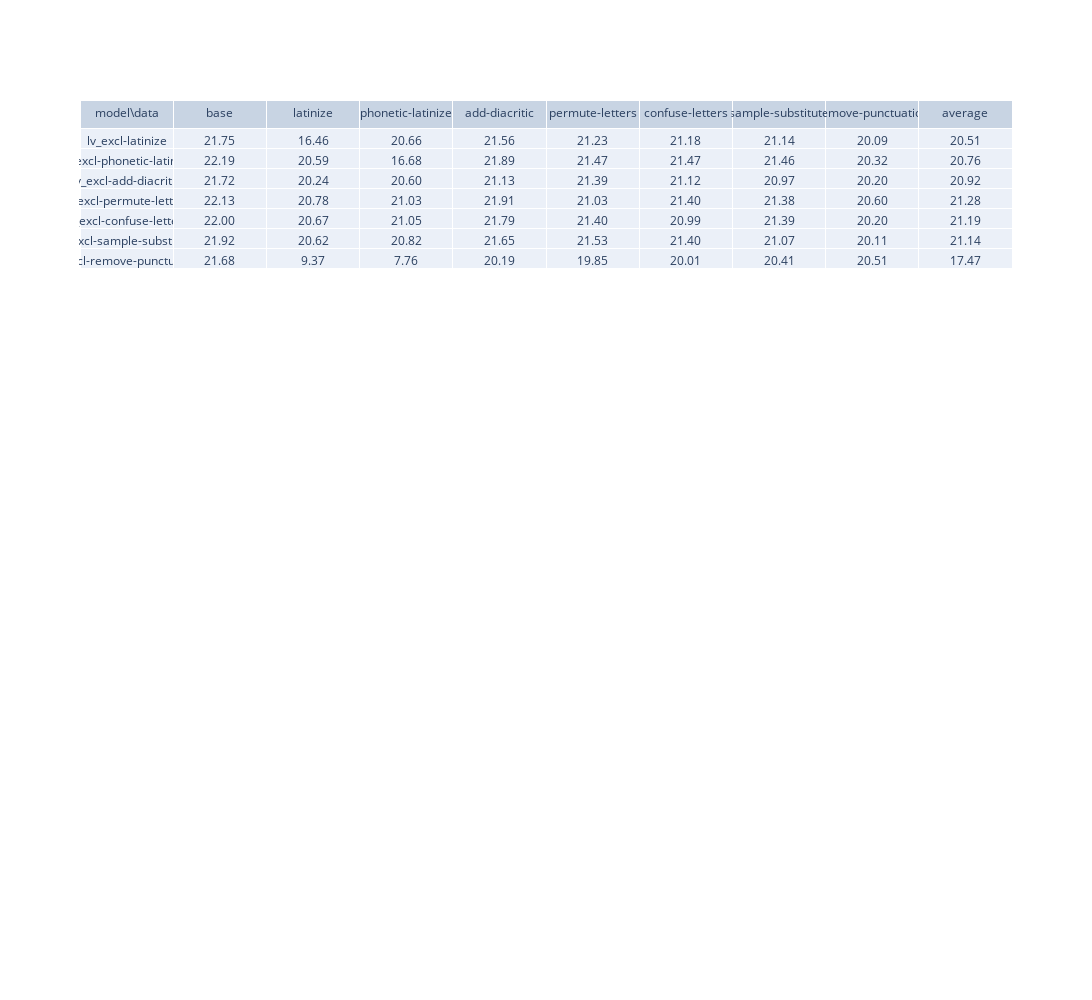

Source (notebook cell):
### Code cell
values = [list(bleu_table[n].values()) for n in get_model_names('lv')]
values = transpose(values)
print(len(values))

fig = go.Figure(data = go.Table(
    header=dict(values=['model\data'] + functions + ['average']),
    cells=dict(values=[get_model_names('lv')] + values)))

fig.update_layout(
    autosize=False,
    width=2050,
    height=1000,
)
fig.show()

### Figure 1 — Plotly figure (JSON) as saved in the notebook; plotly's stock layout.template omitted (floating-point values rounded to 4 significant figures)
{"data": [{"cells": {"values": [["lv_excl-latinize", "lv_excl-phonetic-latinize", "lv_excl-add-diacritic", "lv_excl-permute-letters", "lv_excl-confuse-letters", "lv_excl-sample-substitute", "lv_excl-remove-punctuation"], ["21.75", "22.19", "21.72", "22.13", "22.00", "21.92", "21.68"], ["16.46", "20.59", "20.24", "20.78", "20.67", "20.62", "9.37"], ["20.66", "16.68", "20.60", "21.03", "21.05", "20.82", "7.76"], ["21.56", "21.89", "21.13", "21.91", "21.79", "21.65", "20.19"], ["21.23", "21.47", "21.39", "21.03", "21.40", "21.53", "19.85"], ["21.18", "21.47", "21.12", "21.40", "20.99", "21.40", "20.01"], ["21.14", "21.46", "20.97", "21.38", "21.39", "21.07", "20.41"], ["20.09", "20.32", "20.20", "20.60", "20.20", "20.11", "20.51"], [20.51, 20.76, 20.92, 21.28, 21.19, 21.14, 17.47]]}, "header": {"values": ["model\\data", "base", "latinize", "phonetic-latinize", "add-diacritic", "permute-letters", "confuse-letters", "sample-substitute", "remove-punctuation", "average"]}, "type": "table"}], "layout": {"autosize": false, "height": 1000, "width": 2050}}
